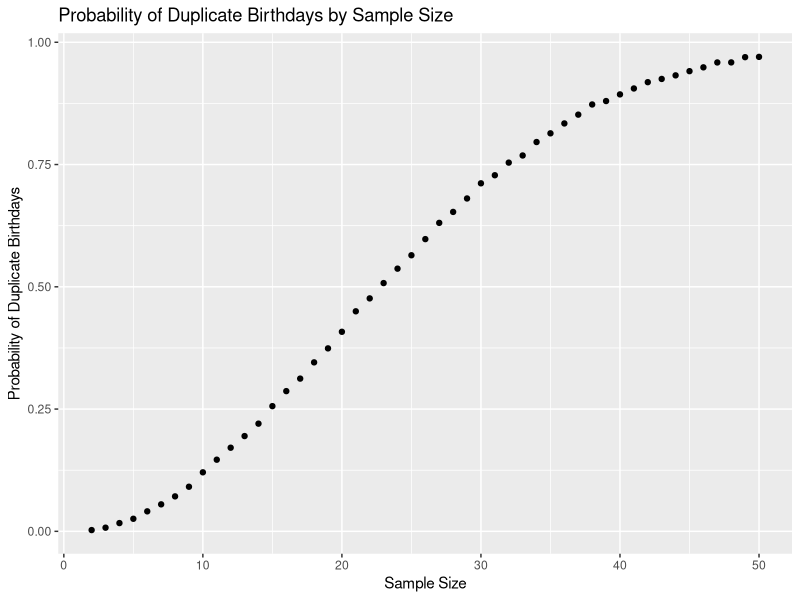

The R script that drew this image: (Note: a time limit stopped this script after it produced the figure.)
## ---- chunk 1
library(tidyverse)

## ---- chunk 2
dup_bdays = function(samp_size) {
  bday_vec <- sample(c(1:365), size = samp_size, replace = TRUE)

  if (n_distinct(bday_vec) < samp_size) {
    return(TRUE)
  } else {
    return(FALSE)
  } 
}

## ---- chunk 3

prob_by_size <- c()

for (sample_size in 2:50){
  num_dups = 0
  for (iteration in 1:10000) {
    if (dup_bdays(sample_size))
      num_dups = num_dups + 1
  }
  
  avg_prob = num_dups / 10000
  prob_by_size = append(prob_by_size, values = avg_prob)
}

dup_bday_tbl <-
  tibble(
    sample_size = 2:50,
    avg_prob = prob_by_size
  )

## ---- chunk 4
dup_bday_tbl %>% 
  ggplot(aes(x = sample_size, y = avg_prob)) +
  geom_point() +
  xlab("Sample Size") +
  ylab("Probability of Duplicate Birthdays") +
  ggtitle("Probability of Duplicate Birthdays by Sample Size")


## ---- chunk 5
n <- 30
sigma <- 5
pop_param <- 0

x_bar_vec <- c()
p_val_vec <- c()

for (iter in 1:5000) {
  rand_samp <- rnorm(n, pop_param, sigma)
  x_bar <- mean(rand_samp)
  x_bar_vec = c(x_bar_vec, values = x_bar)
  
  p_val <- 
    t.test(rand_samp, mu = 0, conf.level = 0.95) %>%
    broom::tidy() %>% 
    pull(p.value)
    
  p_val_vec = c(p_val_vec, p_val)
  
}

t_test_results <- tibble(
  samp_avg = x_bar_vec,
  p_val = p_val_vec
)


## ---- chunk 6
gen_test_data <- function(pop_param_vec, n, sigma, results) {
  x_bar_vec <- numeric()
  p_val_vec <- numeric()
  for (val in pop_param_vec) {
    for (iter in 1:5000) {
      rand_samp <- rnorm(n, val, sigma)
      x_bar <- mean(rand_samp)
      x_bar_vec <- c(x_bar_vec, x_bar)
      
      p_val <- 
      t.test(rand_samp, mu = 0, conf.level = 0.95) %>%
      broom::tidy() %>% 
      pull(p.value)
      p_val_vec <- c(p_val_vec, p_val)
      
    }
  }
  results <- 
    bind_rows(results, tibble(samp_avg = x_bar_vec, p_val = p_val_vec))
  return(results)
}

## ---- chunk 7
mu_vec <- c(1, 2, 3, 4, 5, 6)
t_test_results <- gen_test_data(mu_vec, n, sigma, t_test_results)

t_test_results <- t_test_results %>% 
  mutate(
    mu = ((row_number() -1) %/% 5000)
  )


## ---- chunk 8
pwr_df %>% 
  unnest() %>% 
  filter(p_val < 0.05) %>% 
  ggplot(aes(x = factor(pop_mean), color = pop_mean)) +
  geom_bar()


pwr_df %>% 
  unnest(random_samples) %>% 
  group_by(pop_mean) %>% 
  filter(p_val < 0.05) %>% 
  count()
